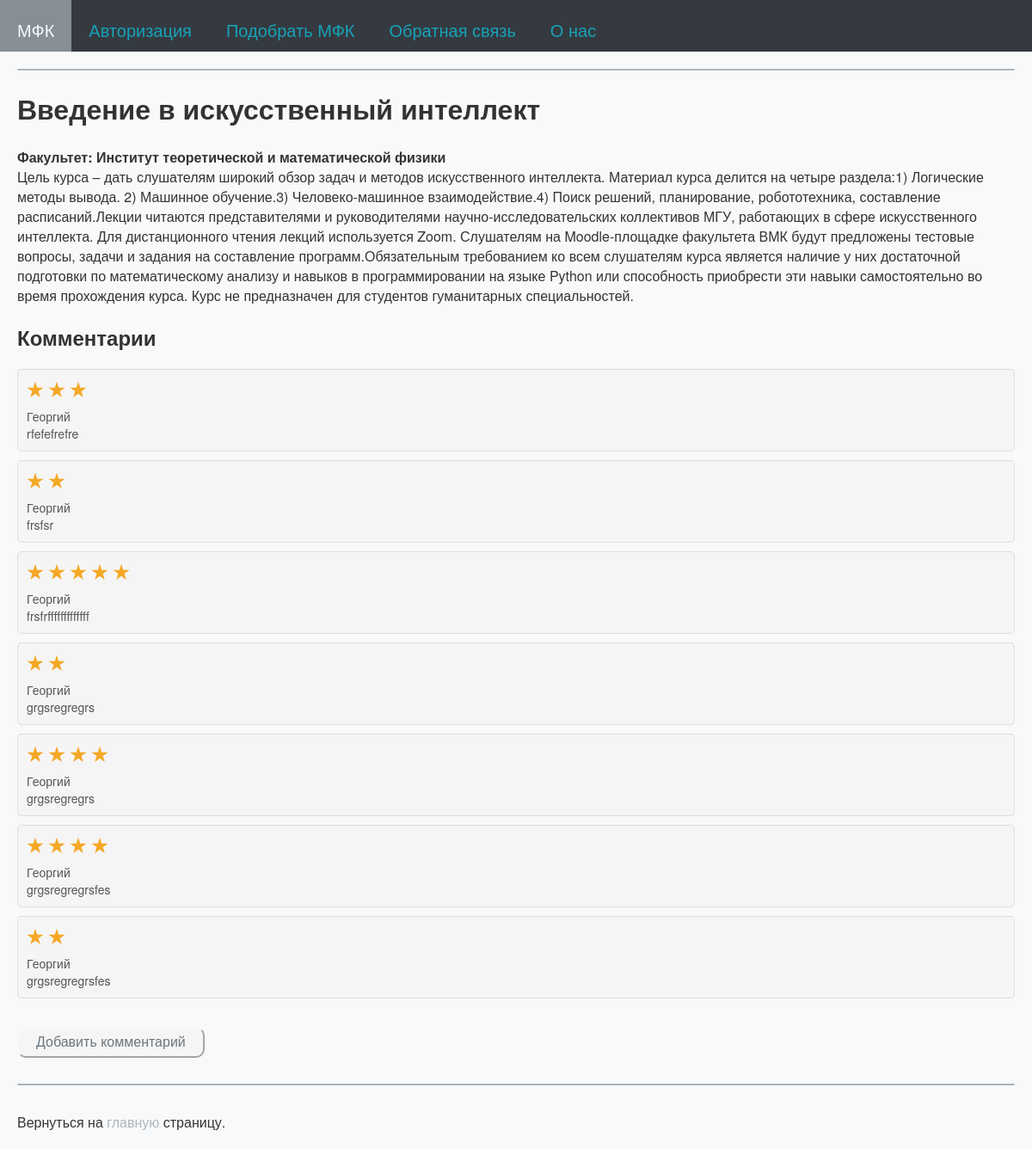
The page /mfk/221 on the database as committed earlier.
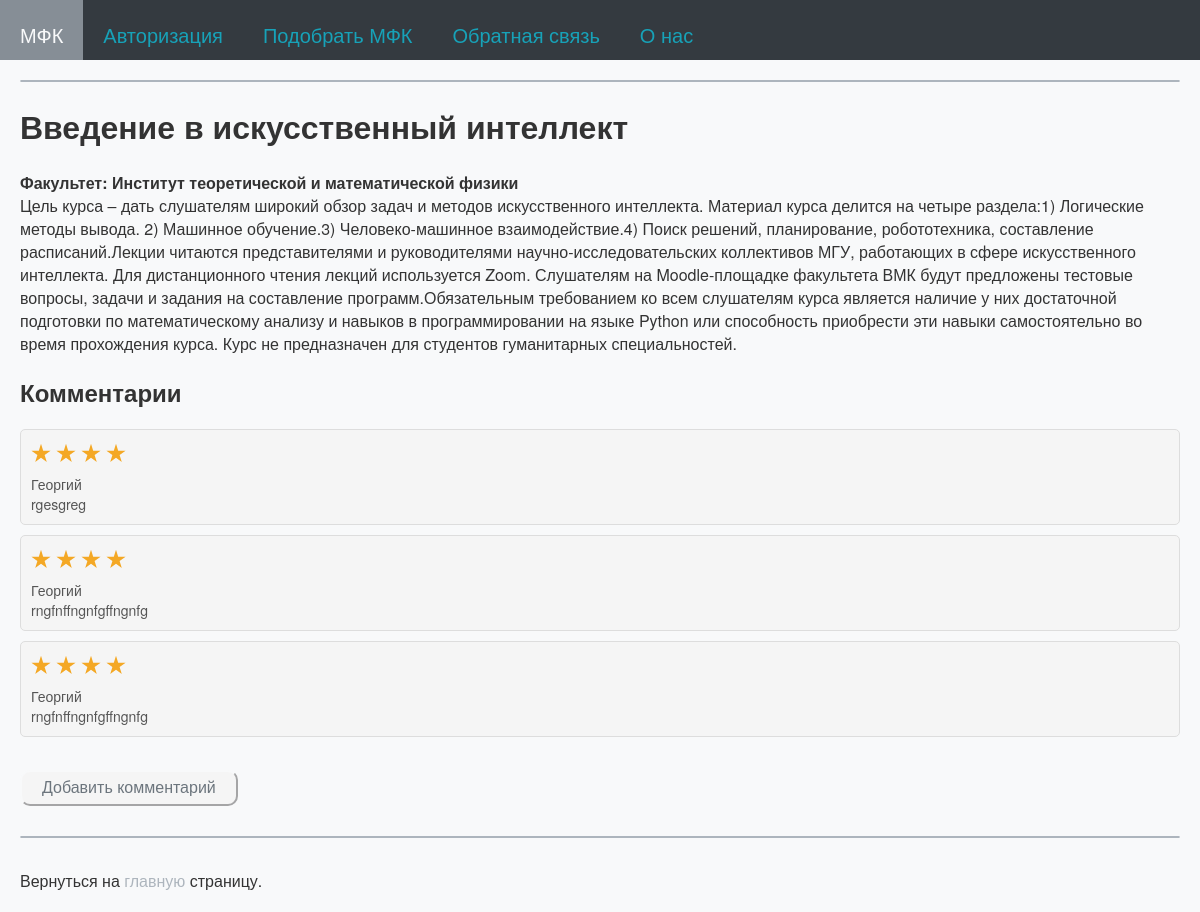
The same page on the database as committed later.
### tables this page shows
CREATE TABLE mfk (
id integer PRIMARY KEY AUTOINCREMENT,
name text,
faculty text,
desc text,
online text,
openclose text,
score text
);

CREATE TABLE comments (
id integer PRIMARY KEY AUTOINCREMENT,
username text,
text text,
mfkname text,
score text,
mfktitle text
);

### testApp.py (the view)
@app.route("/mfk/<alias>", methods=['GET', 'POST'])
def showMfk(alias):
    mfk = dbase.getMfk(alias)
    if not mfk:
        abort(404)
        abort(404)
    my_comments = dbase.getComment(alias)
    for my in my_comments:
        print("comments = ", my)
    print("altype = ", type(alias))
    print("comments = ", mfk)
    stars_numb = 3
    return render_template('mfk.html', menu=menu, mfk=mfk, alias=alias, my_comments=dbase.getComment(alias), stars_numb=stars_numb)

### FDataBase.py (called while the page is built)
    def getMfk(self, alias):
        try:
            self.__cur.execute(f"SELECT name, faculty, desc, online FROM mfk WHERE id LIKE '{alias}' LIMIT 1")
            res = self.__cur.fetchone()
            if res:
                return res
        except sqlite3.Error as e:
            print("Ошибка получения статьи из БД " + str(e))
        return (False, False)

    def getComment(self, alias):
        try:
            self.__cur.execute(f"SELECT username, text, mfkname, score FROM comments WHERE mfkname LIKE {alias}")
            res = self.__cur.fetchall()
            if res:
                return res
        except sqlite3.Error as e:
            print("Ошибка получения статьи из БД " + str(e))
        return ()

### testApp.py (called while the page is built)
def connect_db():
    conn = sqlite3.connect(app.config['DATABASE'])
    conn.row_factory = sqlite3.Row
    return conn

def get_db():
    if not hasattr(g, 'link_db'):
        g.link_db = connect_db()
    return g.link_db

@app.before_request
def before_request():
    global dbase
    db = get_db()
    dbase = FDataBase(db)

### templates/mfk.html (shortened to what this page needs)
{% extends 'index.html' %}
{% block content %}
    <p class="title">
        <h1>{{ mfk.name }}</h1>
        <b>Факультет: {{ mfk.faculty }}</b>
        <br>{{ mfk.desc }}
    </p>
    <h2>Комментарии</h2>
    <ul class="list-comments">
        {% for m in my_comments %}
            <li>
                <p class="title">
                    <div class="comment_stars_background comment_container container">
                      <div class="comment_stars_background container__items">
                        {% for i in range(m.score|int) %}
                          <label class="comment_stars_background my_label" for="">
                            <div class="star-stroke">
                            </div>
                          </label>
                        {% endfor %}
                      </div>
                    </div>
                <p class="annonce">{{m.username}}<br>{{ m.text }}</p>
            </li>
        {% endfor %}
    </ul>
<br>
    <a class="my_a" href="{{ url_for('addComment', alias=alias)}}"><button class="my_btn">Добавить комментарий</button></a>
{% endblock %}

### templates/index.html (shortened to what this page needs)
<!DOCTYPE html>
<html lang="en">
    <link type="text/css" href={{url_for('static', filename="css/style.css")}} rel="stylesheet" />
    <head>
    </head>
    <body>
        <div class="mainmenu header">
            {% for m in menu %}
                <a href="{{m.url}}">
                    <div class="block">
                        {{m.title}}
                    </div>
                </a>
            {% endfor %}
        </div>
        <div class="content">
            <hr>
            <div class="between_hr">
                {% block content %}{% endblock %}
            </div>
            <hr>
            <br>Вернуться на <a class="main_a" href="/dict">главную</a> страницу.
        </div>
    </body>
</html>

### static/css/style.css (style rules this page uses)
body { font-family: 'Helvetica Neue', Helvetica, sans-serif; margin: 0; padding: 0; background-color: #f8f9fa; }
.header { position: fixed; top: 0; left: 0; width: 100%; background-color: #343a40; height: 60px; z-index: 9999; font-color: #17a2b8; }
.mainmenu { margin: 0; padding: 0; font-size: 20px; overflow: hidden color: #17a2b8; }
.block { float: left; height: 20px; padding: 20px; color: #17a2b8; background-color: #343a40; }
.content { margin: 80px 20px 20px 20px; color: #333; }
a { color: #007bff; text-decoration: none; }
.between_hr { margin: 20px 0 30px 0; }
hr { border: 1.25px solid #adb5bd; border-radius: 1px; }
ul.list-comments { list-style: none; margin: 0; padding: 0; }
ul.list-comments li { margin: 10px 0; padding: 10px; background: #f5f5f5; border: 1px solid #ddd; border-radius: 5px; }
ul.list-comments .title { margin: -15px 0 10px 0; font-size: 16px; font-weight: bold; color: #333; }
ul.list-comments .annonce { margin: 10px 0 0 0; font-size: 14px; color: #555; }
.my_a { color: #333; }
.main_a { color: #adb5bd; }
:root { --primary-colour: #f8f9fa; --secondary-colour: hsl(38 90% 55%); --star-colour: hsl(38 90% 55%); }
.my_label { margin-right: 5px; }
.container { background: #f8f9fa; margin: 0; padding: 0; display: flex; align-items: center; }
.container .container__items { display: flex; align-items: left; justify-content: left; gap: -50px; }
.container .container__items label { aspect-ratio: 1; }
.container .container__items label .star-stroke { display: grid; place-items: center; width: 20px; height: 20px; background: var(--secondary-colour); clip-path: polygon(50% 0%, 61% 35%, 98% 35%, 68% 57%, 79% 91%, 50% 70%, 21% 91%, 32% 57%, 2% 35%, 39% 35%); }
.comment_container { background: #f8f9fa; margin: 0; padding: 0; display: flex; align-items: center; }
.comment_stars_background { background: #f5f5f5; padding: 3px 0px 0px 0px ; }
.my_btn { background-color: #f5f5f5; border-color: #f8f9fa; color: #6c757d; border-radius: 10px; padding: 7px 20px; font-size: 16px; border-style: outset; }

Rows that differ between the two databases and show on the page:
no longer on this page (row edited): comments: score "5" (drawn), username "Георгий", text "frsfrfffffffffffff"
no longer on this page (row edited): comments: score "2" (drawn), username "Георгий", text "grgsregregrs"
no longer on this page (row edited): comments: score "4" (drawn), username "Георгий", text "grgsregregrs"
removed comments: score "4" (drawn), username "Георгий", text "grgsregregrsfes"
removed comments: score "2" (drawn), username "Георгий", text "grgsregregrsfes"
changed comments: score "3" → "4" (drawn); text "rfefefrefre" → "rgesgreg"
now on this page (row edited): comments: score "4" (drawn), username "Георгий", text "rngfnffngnfgffngnfg"
changed comments (number 3 of 3 on the later page): score "2" → "4" (drawn); text "frsfsr" → "rngfnffngnfgffngnfg"
